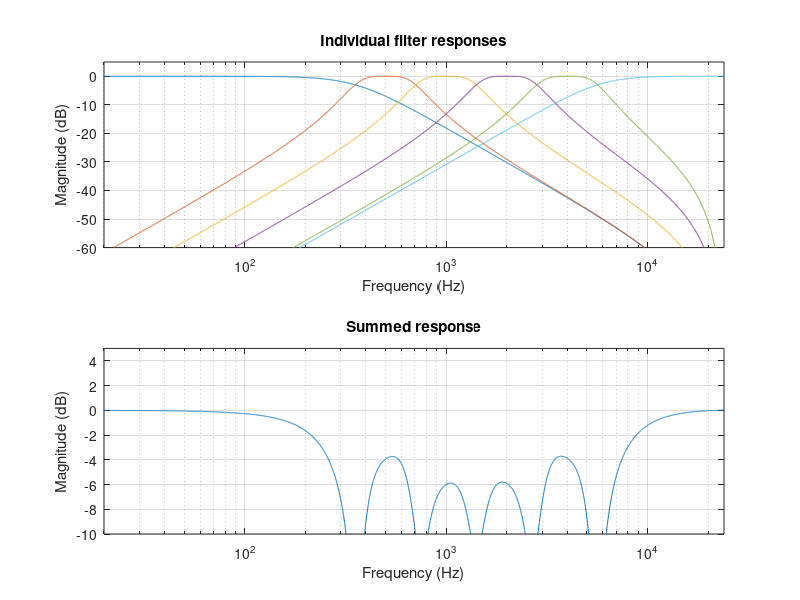

Reproduce this figure in MATLAB.
% eq_butterworth.m
% 6-band equalizer using 2nd-order Butterworth filters.
% Crossover frequencies are geometric means between adjacent center frequencies.
% The summed response is approximate, not guaranteed flat.

pkg load signal

fs = 48000;
f  = logspace(1, log10(fs/2), 4096);   % frequency axis, 10 Hz to Nyquist
w  = 2 * pi * f;

centers = [250, 500, 1000, 2000, 4000, 8000];

% Geometric-mean crossover frequencies between adjacent bands
xover = sqrt(centers(1:end-1) .* centers(2:end));
% xover ≈ [354, 707, 1414, 2828, 5657] Hz

H = zeros(6, length(f));

% Band 1: low-pass at xover(1)
[b, a] = butter(2, xover(1) / (fs/2), 'low');
[H_tmp, ~] = freqz(b, a, f, fs);
H(1, :) = H_tmp.';

% Bands 2–5: bandpass between adjacent crossovers
for k = 2:5
  [b, a] = butter(2, [xover(k-1), xover(k)] / (fs/2), 'bandpass');
  [H_tmp, ~] = freqz(b, a, f, fs);
  H(k, :) = H_tmp.';
end

% Band 6: high-pass at xover(5)
[b, a] = butter(2, xover(5) / (fs/2), 'high');
[H_tmp, ~] = freqz(b, a, f, fs);
H(6, :) = H_tmp.';

H_sum = sum(H, 1);

figure('Name', 'Butterworth Multiband EQ');
subplot(2, 1, 1);
  semilogx(f, 20*log10(abs(H) + eps));
  xlabel('Frequency (Hz)'); ylabel('Magnitude (dB)');
  title('Individual filter responses');
  xlim([20, fs/2]); ylim([-60, 5]);
  grid on;

subplot(2, 1, 2);
  semilogx(f, 20*log10(abs(H_sum) + eps));
  xlabel('Frequency (Hz)'); ylabel('Magnitude (dB)');
  title('Summed response');
  xlim([20, fs/2]); ylim([-10, 5]);
  grid on;
